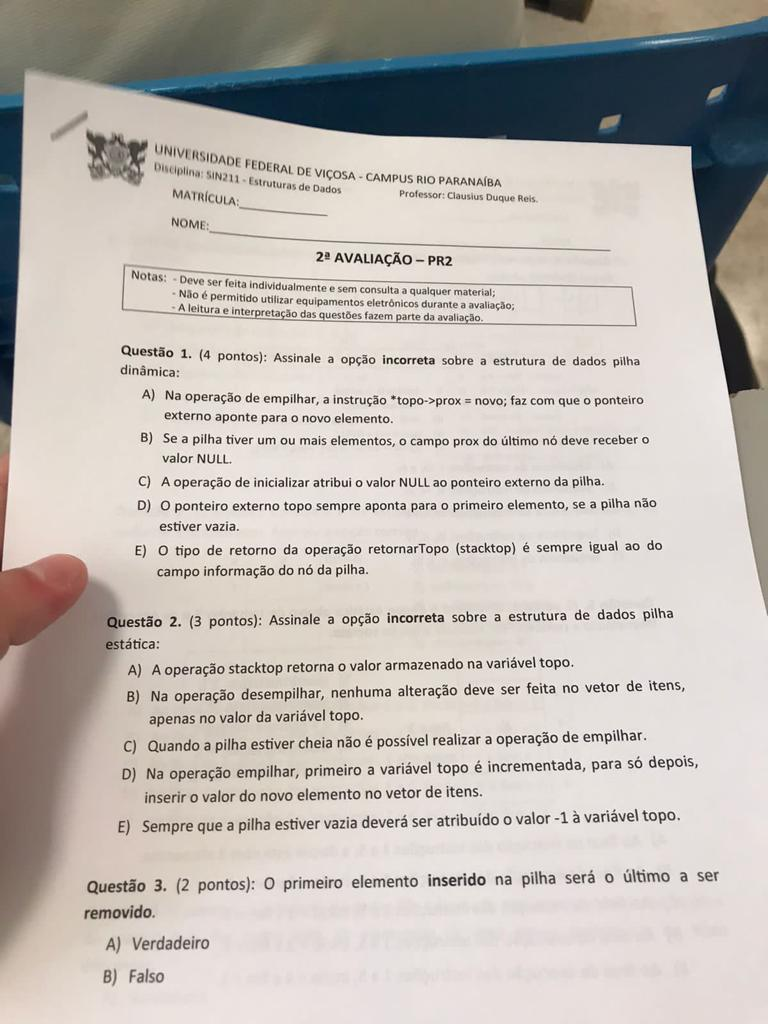
#> input picture prova.jpg, 768 x 1024 px, given in place of the camera
$ python moduloocr.py
#> lines starting #> are read from the running program, lines starting #| are printed output that depends on the picture; after the words box and inside, x2 and y2 are one past the last pixel; in counts of white or black regions, pixels touching at a corner belong together
### utis.py
import cv2
import numpy as np

def stackImages(imgArray, escala, rotulos=[]):
    linhas = len(imgArray)
    colunas = len(imgArray[0])
    linhasDisponiveis = isinstance(imgArray[0], list)

    largura = imgArray[0][0].shape[1]
    altura = imgArray[0][0].shape[0]

    if linhasDisponiveis:
        for x in range(0, linhas):
            for y in range(0, colunas):
                imgArray[x][y] = cv2.resize(imgArray[x][y],
                                            (0, 0), None, escala, escala)
                if len(imgArray[x][y].shape) == 2:
                    imgArray[x][y] = cv2.cvtColor(
                        imgArray[x][y], cv2.COLOR_GRAY2BGR)
                if len(imgArray[x][y].shape) == 3:
                    imgArray[x][y] = cv2.cvtColor(
                        imgArray[x][y], cv2.COLOR_RGB2BGR)
        imagemBranca = np.zeros((altura, largura, 3), np.uint8)
        hor = [imagemBranca]*linhas
        hor_con = [imagemBranca]*linhas
        for x in range(0, linhas):
            hor[x] = np.hstack(imgArray[x])
            hor_con[x] = np.concatenate(imgArray[x])
        ver = np.vstack(hor)
        ver_con = np.concatenate(hor)
    else:
        for x in range(0, linhas):
            imgArray[x] = cv2.resize(imgArray[x],
                                     (0, 0), None, escala, escala)
            if len(imgArray[x].shape) == 2:
                imgArray[x] = cv2.cvtColor(
                    imgArray[x], cv2.COLOR_GRAY2BGR)
            if len(imgArray[x].shape) == 3:
                imgArray[x] = cv2.cvtColor(
                    imgArray[x], cv2.COLOR_RGB2BGR)
        hor = np.hstack(imgArray)
        hor_con = np.concatenate(imgArray)
        ver = hor
    if len(rotulos) != 0:
        larguraCadaImagem = int(ver.shape[1]/colunas)
        alturaCadaImagem = int(ver.shape[0]/linhas)
        for d in range(0, linhas):
            for c in range(0, colunas):
                cv2.rectangle(ver, (c*larguraCadaImagem, alturaCadaImagem*d),
                              (c*larguraCadaImagem+len(rotulos[d])*13+27, 30+alturaCadaImagem*d), (255, 255, 255), cv2.FILLED)
                cv2.putText(ver, str(rotulos[d]), (larguraCadaImagem*c+10, alturaCadaImagem*d+20),
                cv2.FONT_HERSHEY_COMPLEX, 0.7, (255, 0, 255), 2)

    return ver

def rectContour(contornos):
    rectCon = []
    max_area = 0
    for i in contornos:
        area = cv2.contourArea(i)
        if area > 50:
            peri = cv2.arcLength(i, True)
            approx = cv2.approxPolyDP(i, 0.02*peri, True)
            if len(approx) == 4:
                rectCon.append(i)
    rectCon = sorted(rectCon, key=cv2.contourArea, reverse=True)
    return rectCon

def getCornerPoints(cont):
    peri = cv2.arcLength(cont, True)
    approx = cv2.approxPolyDP(cont, 0.02*peri, True)
    return approx

def reorder(myPoints):
    myPoints = myPoints.reshape((4, 2))
    myPointsNew = np.zeros((4, 1, 2), np.int32)
    add = myPoints.sum(1)
    myPointsNew[0] = myPoints[np.argmin(add)]
    myPointsNew[3] = myPoints[np.argmax(add)]
    diff = np.diff(myPoints, axis=1)
    myPointsNew[1] = myPoints[np.argmin(diff)]
    myPointsNew[2] = myPoints[np.argmax(diff)]
    return myPointsNew

def splitBoxes(img):
    linhas = np.vsplit(img, 5)
    caixas = []
    for r in linhas:
        colunas = np.hsplit(r, 5)
        for caixa in colunas:
            caixas.append(caixa)
    return caixas

# [11 lines left out: function drawGrid, not called in this run]

def showAnswers(img, meuIndice, avaliacao, ans, perguntas=5, opcoes=5):
    secW = int(img.shape[1] / perguntas)
    secH = int(img.shape[0] / opcoes)
    for x in range(0, perguntas):
        minhaResposta = meuIndice[x]
        cX = (minhaResposta * secW) + secW // 2
        cY = (x * secH) + secH // 2
        if avaliacao[x] == 1:
            minhaCor = (0, 255, 0)
        else:
            minhaCor = (0, 0, 255)
            respostaCorreta = ans[x]
            cv2.circle(img, (respostaCorreta * secW + secW // 2, (x * secH) + secH // 2), 30, (0, 255, 0), cv2.FILLED)
        cv2.circle(img, (cX, cY), 50, minhaCor, cv2.FILLED)
    return img

### moduloocr.py
# Reconhecimento Óptico de Marcas (OMR) Avaliação Automática de Múltipla Escolha - OpenCV com Python
import cv2
import numpy as np
import utis  # Importe corrigido

###################################
# import form.js as form  # Importe removido, pois não está sendo utilizado
caminho = "cap1.png"
larguraImg = 700
alturaImg = 700
perguntas = 5
opcoes = 5
respostas_corretas = [1, 2, 0, 1, 4]
pontuacao = 0
webCamFeed = True
numero_camera = 1
###################################
cap = cv2.VideoCapture(numero_camera)
cap.set(10, 160)
while True:
    if webCamFeed:
        sucesso, img = cap.read()
#> img is the input picture: shape (1024, 768, 3); mean B, G, R 179.3, 184.8, 191.4
    else:
        img = cv2.imread(caminho)

    img = cv2.imread(caminho)
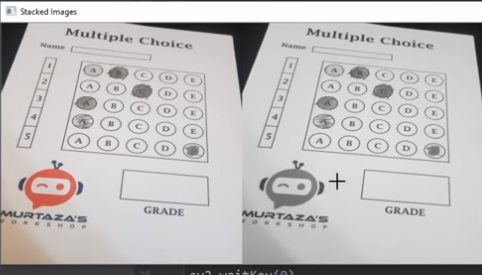
#> input picture cap1.png, 482 x 275 px
#> img is the input picture: shape (275, 482, 3); mean B, G, R 191.5, 191, 194.2

    # Pré-processamento
    img = cv2.resize(img, (larguraImg, alturaImg))
#> img: shape (700, 700, 3)
    imgContornos = img.copy()
    imgFinal = img.copy()
    imgMaioresContornos = img.copy()
    imgCinza = cv2.cvtColor(img, cv2.COLOR_BGR2GRAY)
    imgDesfoque = cv2.GaussianBlur(imgCinza, (5, 5), 1)
    imgCanny = cv2.Canny(imgDesfoque, 10, 50)
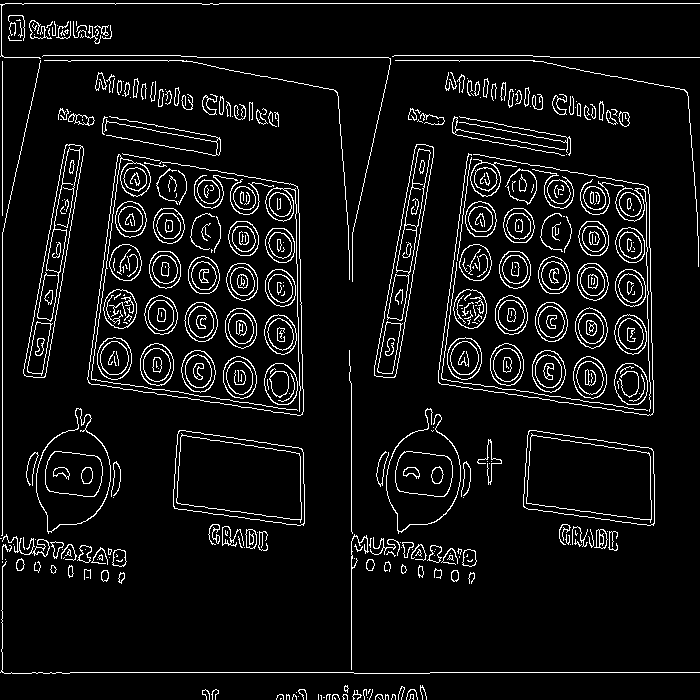
#> imgCanny: shape (700, 700); 6.8% white in thin lines or dots
    # Encontrar Contornos
    contornos, hierarquia = cv2.findContours(imgCanny, cv2.RETR_EXTERNAL, cv2.CHAIN_APPROX_NONE)
#> contornos = 294 contours, 194 with area under 20; largest, box (x1, y1, x2, y2) and area: (173, 430, 305, 526) 10055, (523, 430, 655, 526) 10044, (36, 408, 111, 534) 5899, (374, 144, 434, 378) 4877, (23, 144, 84, 378) 4858
    cv2.drawContours(imgContornos, contornos, -1, (0, 255, 0), 10)

    # Encontrar Retângulo
    retanguloContorno = utis.rectContour(contornos)
#> the loop in rectContour, `for i in contornos:` made 294 passes
#> (area, peri, approx) on passes 114, 116: (10044.5, 425.3, [[528, 431], [524, 507], [653, 525], [651, 448]]), (10055, 425.9, [[178, 431], [174, 508], [303, 525], [301, 448]])
#> (area, peri) on passes 34, 35, 46, 50, 58, 61: (68.5, 32.73), (66.5, 32.73), (73, 33.31), (72, 34.14), (188.5, 56.38), (188.5, 57.21)
#> after the loop in rectContour, `for i in contornos:`: rectCon = 3 contours; box (x1, y1, x2, y2) and area: (173, 430, 305, 526) 10055, (523, 430, 655, 526) 10044, (23, 144, 84, 378) 4858
#> retanguloContorno has the same summary as rectCon in rectContour
    maiorContorno = utis.getCornerPoints(retanguloContorno[0])
#> in getCornerPoints, `peri = cv2.arcLength(cont, True)`: peri = 425.9
#> in getCornerPoints, `approx = cv2.approxPolyDP(cont, 0.02*peri, True)`: approx = [[178, 431], [174, 508], [303, 525], [301, 448]]
#> maiorContorno = [[178, 431], [174, 508], [303, 525], [301, 448]]
    pontosNota = utis.getCornerPoints(retanguloContorno[1])
#> pontosNota = [[528, 431], [524, 507], [653, 525], [651, 448]]

    if maiorContorno.size != 0 and pontosNota.size != 0:
        cv2.drawContours(imgMaioresContornos, maiorContorno, -1, (0, 255, 0), 20)
        cv2.drawContours(imgMaioresContornos, pontosNota, -1, (255, 0, 0), 20)
        maiorContorno = utis.reorder(maiorContorno)
#> in reorder, `myPoints = myPoints.reshape((4, 2))`: myPoints = [[178, 431], [174, 508], [303, 525], [301, 448]]
#> in reorder, `add = myPoints.sum(1)`: add = [609, 682, 828, 749]
#> in reorder, `diff = np.diff(myPoints, axis=1)`: diff = [253, 334, 222, 147]
#> maiorContorno = [[178, 431], [301, 448], [174, 508], [303, 525]]
        pontosNota = utis.reorder(pontosNota)
#> pontosNota = [[528, 431], [651, 448], [524, 507], [653, 525]]

        pt1 = np.float32(maiorContorno)
#> pt1 = [[178, 431], [301, 448], [174, 508], [303, 525]]
        pt2 = np.float32([[0, 0], [larguraImg, 0], [0, alturaImg], [larguraImg, alturaImg]])
        matriz = cv2.getPerspectiveTransform(pt1, pt2)
#> matriz = [[7.36, 0.382, -1474.8], [-1.72, 12.46, -5063.2], [-0.000223, 0.000825, 1]]
        imgWarpColorida = cv2.warpPerspective(img, matriz, (larguraImg, alturaImg))

        ptG1 = np.float32(pontosNota)
#> ptG1 = [[528, 431], [651, 448], [524, 507], [653, 525]]
        ptG2 = np.float32([[0, 0], [325, 0], [0, 150], [325, 150]])
        matrizG = cv2.getPerspectiveTransform(ptG1, ptG2)
#> matrizG = [[3.45, 0.181, -1898.3], [-0.372, 2.69, -964.8], [-9.29e-05, 0.000836, 1]]
        imgGradeDisplay = cv2.warpPerspective(img, matrizG, (325, 150))
        # cv2.imshow("Grade", imgGradeDisplay)

        # Aplicar Limiar
        imgWarpCinza = cv2.cvtColor(imgWarpColorida, cv2.COLOR_BGR2GRAY)
        imgLimiar = cv2.threshold(imgWarpCinza, 170, 255, cv2.THRESH_BINARY_INV)[1]
#> imgLimiar: shape (700, 700); 2.1% white; 12 white regions (4 under 20 px), largest, box (x1, y1, x2, y2) and area: (0, 8, 24, 685) 4946, (685, 18, 700, 693) 3487, (47, 669, 115, 684) 584

        caixas = utis.splitBoxes(imgLimiar)
#> in splitBoxes, `linhas = np.vsplit(img, 5)`: linhas = 5 items
#> the loop in splitBoxes, `for r in linhas:` made 5 passes
#> after the loop in splitBoxes, `for r in linhas:`: caixas = 25 items
#> caixas = 25 items
        # cv2.imshow("Test", caixas[0])

        # Encontrar o número de cada caixa
        countR = 0
        countC = 0
        meuValorPixel = np.zeros((perguntas, opcoes))

        for imagem in caixas:
            totalPixels = cv2.countNonZero(imagem)
            meuValorPixel[countR][countC] = totalPixels
            countC += 1
            if (countC == opcoes): countR += 1; countC = 0
#> this loop made 25 passes
#> totalPixels on passes 1 to 12: 1053, 11, 0, 4, 599, 926, 0, 0, 0, 607, 966, 0
#> after the loop, countC = 0; countR = 5; meuValorPixel = [[1053, 11, 0, 4, 599], [926, 0, 0, 0, 607], [966, 0, 0, 0, 630], [1012, 0, 0, 0, 660], [1573, 306, 614, 43, 1155]]

        # print(meuValorPixel)
        # Encontrar índice
        meuIndice = []
        for x in range(0, perguntas):
            arr = meuValorPixel[x]
            # print('arr',arr)
            meuIndiceVal = np.where(arr == np.amax(arr))
            # print('meuIndiceVal',meuIndiceVal[0])
            meuIndice.append(meuIndiceVal[0][0])
#> this loop made 5 passes
#> after the loop, meuIndice = [0, 0, 0, 0, 0]
        # print(meuIndice)

        # Avaliação
        avaliacao = []
        for x in range(0, perguntas):
            if respostas_corretas[x] == meuIndice[x]:
                avaliacao.append(1)
            else:
                avaliacao.append(0)
#> after the loop, avaliacao = [0, 0, 1, 0, 0]
        # print(avaliacao)
        pontuacao = (sum(avaliacao) / perguntas) * 100
#> pontuacao = 20
        # print(pontuacao)

        # Mostrar Respostas
        imgResultado = imgWarpColorida.copy()
        imgResultado = utis.showAnswers(imgResultado, meuIndice, avaliacao, respostas_corretas, perguntas, opcoes)
#> after the loop in showAnswers, `for x in range(0, perguntas):`:
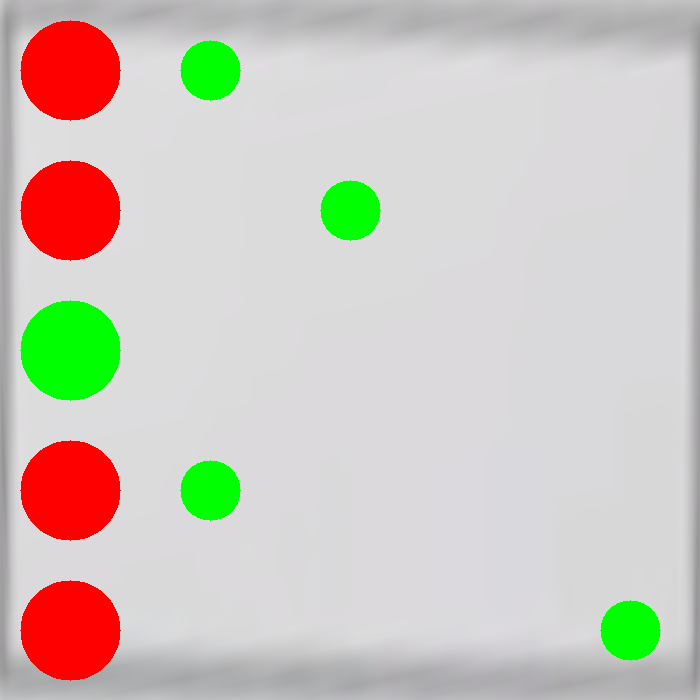
#> img: shape (700, 700, 3); mean B, G, R 190.6, 199, 206.5
        imgDesenhosCrus = np.zeros_like(imgWarpColorida)
        imgDesenhosCrus = utis.showAnswers(imgDesenhosCrus, meuIndice, avaliacao, respostas_corretas, perguntas, opcoes)
#> call 2 of showAnswers, with perguntas = 5, opcoes = 5
#> after the loop in showAnswers (call 2), `for x in range(0, perguntas):`:
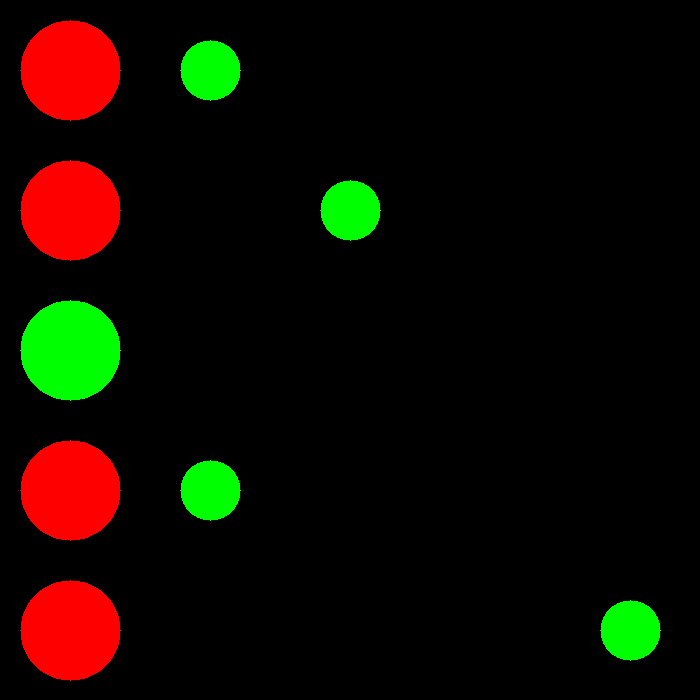
#> img: shape (700, 700, 3); mean B, G, R 0, 10, 16.3
        invMatrix = cv2.getPerspectiveTransform(pt2, pt1)
#> invMatrix = [[0.18, -0.0173, 178], [0.0309, 0.0761, 431], [1.47e-05, -6.67e-05, 1]]
        imgInvWarp = cv2.warpPerspective(imgDesenhosCrus, invMatrix, (larguraImg, alturaImg))

        imgNotaCrus = np.zeros_like(imgGradeDisplay, np.uint8)
        cv2.putText(imgNotaCrus, str(int(pontuacao)) + "%", (70, 100), cv2.FONT_HERSHEY_COMPLEX, 3, (0, 255, 255), 3)
        imgNotaCrus = cv2.bitwise_not(imgNotaCrus)
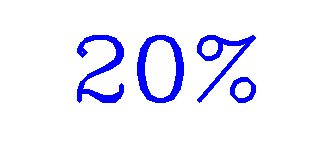
#> imgNotaCrus: shape (150, 325, 3); mean of channels 0, 1, 2 255, 237.1, 237.1; drawn as B, G, R
        # cv2.imshow("Grade", imgNotaCrus)
        invMatrixG = cv2.getPerspectiveTransform(ptG2, ptG1)
#> invMatrixG = [[0.374, -0.189, 528], [0.0494, 0.35, 431], [-6.53e-06, -0.00031, 1]]
        imgGradeDisplay = cv2.warpPerspective(imgNotaCrus, invMatrixG, (larguraImg, alturaImg))
#> imgGradeDisplay: shape (700, 700, 3)

        imgFinal = cv2.addWeighted(imgInvWarp, 1, img, 1, 0)
        imgFinal = cv2.addWeighted(imgFinal, 1, imgGradeDisplay, 1, 0)
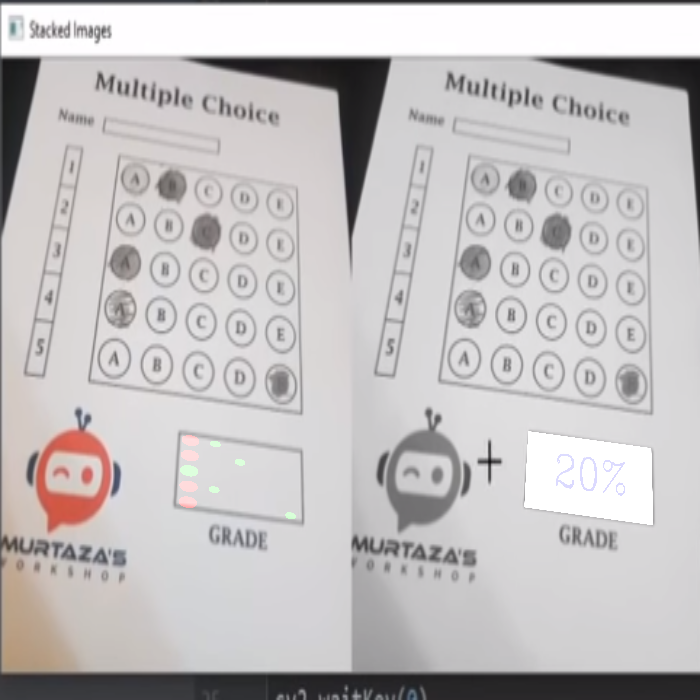
#> imgFinal: shape (700, 700, 3); mean B, G, R 192.3, 191.8, 195

    # Dividir a imagem
    imgVazia = np.zeros_like(img)
    imageArray = ([img, imgCinza, imgDesfoque, imgCanny],
                   [imgContornos, imgMaioresContornos, imgWarpColorida, imgResultado],
                   [imgContornos, imgMaioresContornos, imgInvWarp, imgFinal])
    labels = [["Original", "Cinza", "Desfoque", "Canny"],
              ["Contornos", "Maior Contorno", "Warp", "Limiar"],
              ["Resultado", "Maior Contorno", "Warp", "Resultado Final"]]

    imgEmpilhada = utis.stackImages(imageArray, 0.3, labels)
#> in stackImages, `linhas = len(imgArray)`: linhas = 3
#> in stackImages, `colunas = len(imgArray[0])`: colunas = 4
#> in stackImages, `linhasDisponiveis = isinstance(imgArray[0], list)`: linhasDisponiveis = True
#> in stackImages, `hor = [imagemBranca]*linhas`: hor = 3 items
#> in stackImages, `larguraCadaImagem = int(ver.shape[1]/colunas)`: larguraCadaImagem = 210
#> after the loop in stackImages, `for d in range(0, linhas):`:
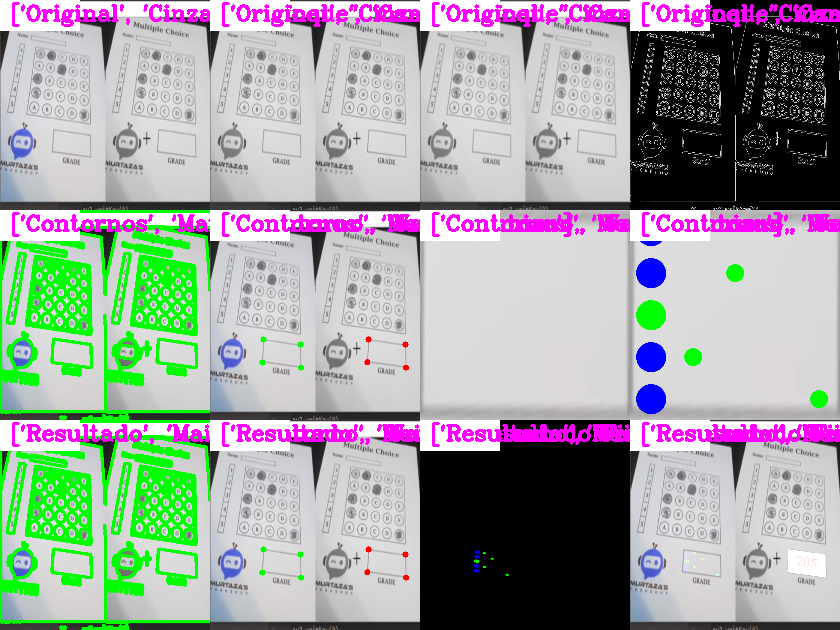
#> ver: shape (630, 840, 3); mean of channels 0, 1, 2 162.4, 164, 160.3; drawn as B, G, R

    cv2.imshow("Empilhamento de Imagens", imgEmpilhada)
    # cv2.imshow("Final", imgFinal)
    cv2.waitKey(0)
    if cv2.waitKey(1) & 0xFF == ord('s'):
#> (key Esc is pressed here)
        cv2.imwrite("TrabalhoFinal.jpg", imgFinal)
        cv2.waitKey(300)
